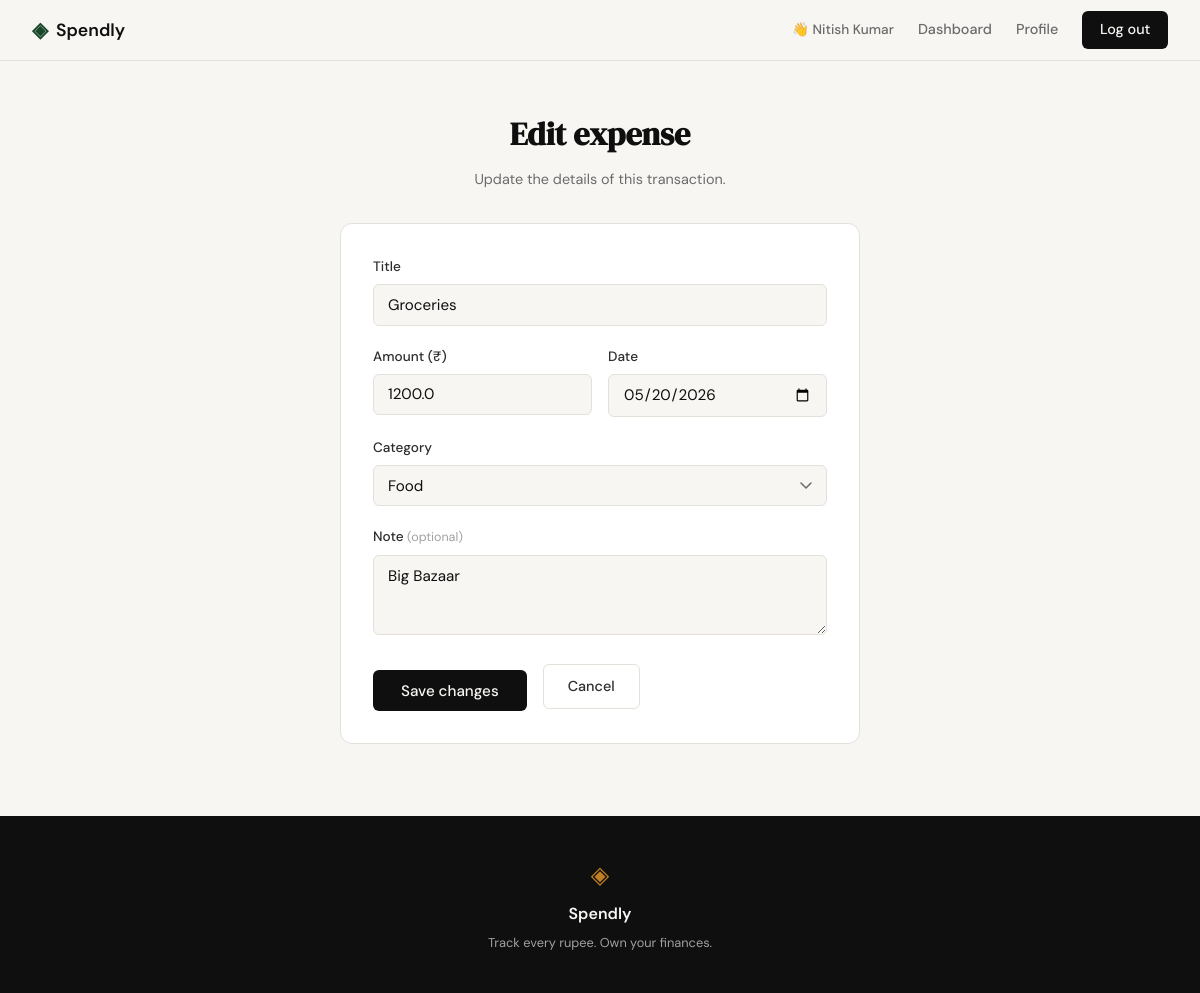
/expenses/1/edit (signed in), run on the app's committed database.
### tables this page shows
CREATE TABLE expenses (
                id          INTEGER PRIMARY KEY AUTOINCREMENT,
                user_id     INTEGER NOT NULL REFERENCES users(id) ON DELETE CASCADE,
                title       TEXT    NOT NULL,
                amount      REAL    NOT NULL CHECK(amount > 0),
                category    TEXT    NOT NULL DEFAULT 'Other',
                date        TEXT    NOT NULL DEFAULT (date('now')),
                note        TEXT,
                created_at  TEXT    NOT NULL DEFAULT (datetime('now'))
            );

### app.py (the view, shortened to what this page needs)
@app.route("/expenses/<int:id>/edit", methods=["GET", "POST"])
def edit_expense(id):
    if "user_id" not in session:
        return redirect(url_for("login"))
    user_id = session["user_id"]
    db = get_db()
    expense = db.execute(
        "SELECT * FROM expenses WHERE id = ? AND user_id = ?", (id, user_id)
    ).fetchone()
    if expense is None:
        db.close()
        return redirect(url_for("dashboard"))   # not found or not theirs
    CATEGORIES = ["Food", "Transport", "Entertainment",
                  "Utilities", "Health", "Education", "Other"]
    error = None
    db.close()
    return render_template("edit_expense.html",
                           expense=expense,
                           categories=CATEGORIES,
                           error=error)

### database/db.py (called while the page is built)
def get_db():
    conn = sqlite3.connect(DB_PATH)
    conn.row_factory = sqlite3.Row          # rows behave like dicts
    conn.execute("PRAGMA foreign_keys = ON")
    return conn

### templates/edit_expense.html (shortened to what this page needs)
{% extends "base.html" %}
{% block content %}
<section class="auth-section">
    <div class="auth-container" style="max-width: 520px;">
        <div class="auth-header">
            <h1 class="auth-title">Edit expense</h1>
            <p class="auth-subtitle">Update the details of this transaction.</p>
        </div>
        <div class="auth-card">
            <form method="POST" action="{{ url_for('edit_expense', id=expense.id) }}">
                <div class="form-group">
                    <label for="title">Title</label>
                    <input type="text" id="title" name="title"
                           class="form-input"
                           value="{{ request.form.title if error else expense.title }}"
                           required autofocus>
                </div>
                <div class="form-row">
                    <div class="form-group">
                        <label for="amount">Amount (₹)</label>
                        <input type="number" id="amount" name="amount"
                               class="form-input" placeholder="0.00"
                               step="0.01" min="0.01"
                               value="{{ request.form.amount if error else expense.amount }}"
                               required>
                    </div>
                    <div class="form-group">
                        <label for="date">Date</label>
                        <input type="date" id="date" name="date"
                               class="form-input"
                               value="{{ request.form.date if error else expense.date }}"
                               required>
                    </div>
                </div>
                <div class="form-group">
                    <label for="category">Category</label>
                    <select id="category" name="category" class="form-input form-select">
                        {% for cat in categories %}
                        <option value="{{ cat }}"
                            {% set current = request.form.get('category') if error else expense.category %}
                            {% if current == cat %}selected{% endif %}>
                            {{ cat }}
                        </option>
                        {% endfor %}
                    </select>
                </div>
                <div class="form-group">
                    <label for="note">Note <span class="label-optional">(optional)</span></label>
                    <textarea id="note" name="note"
                              class="form-input form-textarea"
                              placeholder="Any extra details…">{{ request.form.note if error else (expense.note or '') }}</textarea>
                </div>
                <div class="form-actions">
                    <button type="submit" class="btn-submit" style="width: auto; padding: 0.65rem 1.75rem;">
                        Save changes
                    </button>
                    <a href="{{ url_for('dashboard') }}" class="btn-ghost">Cancel</a>
                </div>
            </form>
        </div>
    </div>
</section>
{% endblock %}

### static/css/style.css (style rules this page uses)
:root { --ink: #0f0f0f; --ink-soft: #2d2d2d; --ink-muted: #6b6b6b; --ink-faint: #a0a0a0; --paper: #f7f6f3; --paper-warm: #f0ede6; --paper-card: #ffffff; --accent: #1a472a; --accent-light: #e8f0eb; --accent-2: #c17f24; --accent-2-light: #fdf3e3; --danger: #c0392b; --danger-light: #fdecea; --border: #e4e1da; --border-soft: #eeebe4; --font-display: 'DM Serif Display', Georgia, serif; --font-body: 'DM Sans', system-ui, sans-serif; --max-width: 1200px; --auth-width: 440px; --radius-sm: 6px; --radius-md: 12px; --radius-lg: 20px; }
*, *::before, *::after { box-sizing: border-box; margin: 0; padding: 0; }
html { font-size: 16px; scroll-behavior: smooth; }
body { background: var(--paper); color: var(--ink); font-family: var(--font-body); font-size: 1rem; line-height: 1.6; -webkit-font-smoothing: antialiased; }
a { color: inherit; text-decoration: none; }
.btn-ghost { display: inline-block; background: transparent; color: var(--ink-soft); padding: 0.65rem 1.5rem; border-radius: var(--radius-sm); font-size: 0.9rem; font-weight: 500; border: 1px solid var(--border); transition: all 0.2s; text-decoration: none; }
.auth-section { min-height: calc(100vh - 60px - 100px); display: flex; align-items: center; justify-content: center; padding: 3rem 2rem; }
.auth-container { width: 100%; max-width: var(--auth-width); }
.auth-header { text-align: center; margin-bottom: 2rem; }
.auth-title { font-family: var(--font-display); font-size: 2rem; color: var(--ink); margin-bottom: 0.5rem; }
.auth-subtitle { font-size: 0.9rem; color: var(--ink-muted); }
.auth-card { background: var(--paper-card); border: 1px solid var(--border); border-radius: var(--radius-md); padding: 2rem; margin-bottom: 1.5rem; }
.form-group { margin-bottom: 1.25rem; }
.form-group label { display: block; font-size: 0.85rem; font-weight: 500; color: var(--ink-soft); margin-bottom: 0.4rem; }
.form-input { width: 100%; padding: 0.6rem 0.875rem; border: 1px solid var(--border); border-radius: var(--radius-sm); font-family: var(--font-body); font-size: 0.95rem; color: var(--ink); background: var(--paper); outline: none; transition: border-color 0.2s; }
.form-input::placeholder { color: var(--ink-faint); }
.btn-submit { width: 100%; padding: 0.7rem; background: var(--ink); color: var(--paper); border: none; border-radius: var(--radius-sm); font-family: var(--font-body); font-size: 0.95rem; font-weight: 500; cursor: pointer; transition: background 0.2s; margin-top: 0.5rem; }
.form-row { display: grid; grid-template-columns: 1fr 1fr; gap: 1rem; }
.form-select { appearance: none; background-repeat: no-repeat; background-position: right 0.875rem center; cursor: pointer; }
.form-textarea { resize: vertical; min-height: 80px; line-height: 1.5; }
.label-optional { font-size: 0.78rem; color: var(--ink-faint); font-weight: 400; }
.form-actions { display: flex; align-items: center; gap: 1rem; margin-top: 0.5rem; }

### data on the page
expenses: title "Groceries", amount "1200.0", date "05/20/2026", category "Food", note "Big Bazaar"

### other printed values
{{ session.user_name }} "Nitish Kumar"
